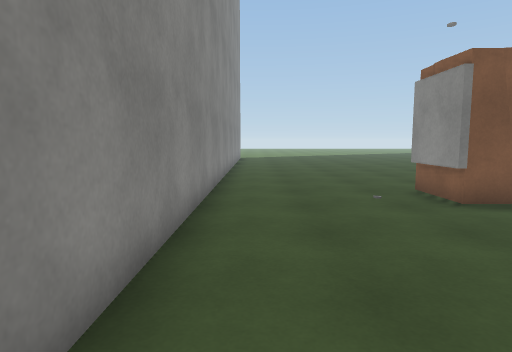
view 1 (above)

16 first-person views from a walk through a scene from a Unity 3-D project. The camera is 1.3 m above the floor, tilts 6° down and sees 75° across. The floor is counted in squares, 1 m on a side. Each view is taken from the middle of a square. On the plan, view 1 faces up. The plan holds only what a view shows up to about 14 squares ahead; the rest is blank. The place goes on beyond the plan. Some animated figures are left out. Surface patterns are stand-ins for the level's own textures.

view 2
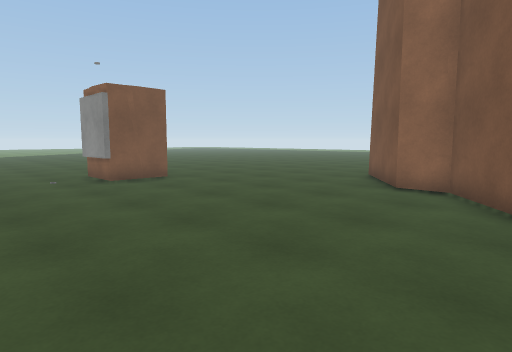

view 3
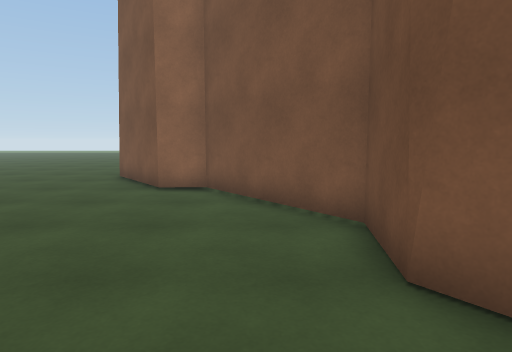

view 4
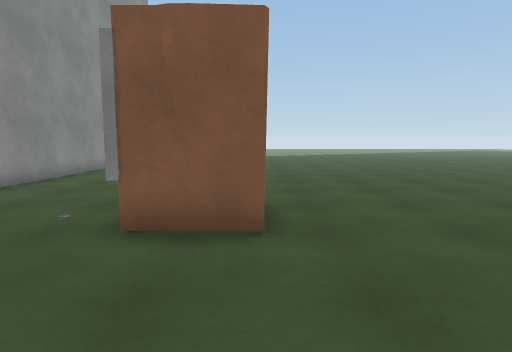

view 5
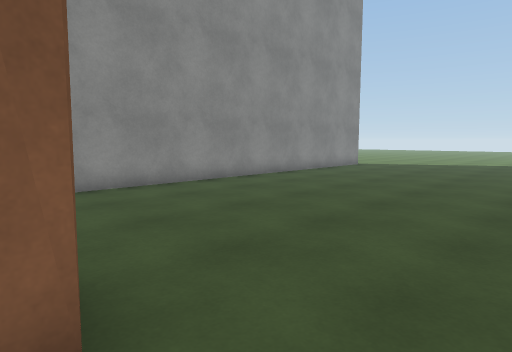

view 6
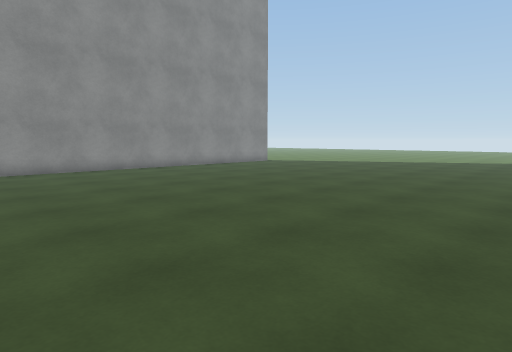

view 7
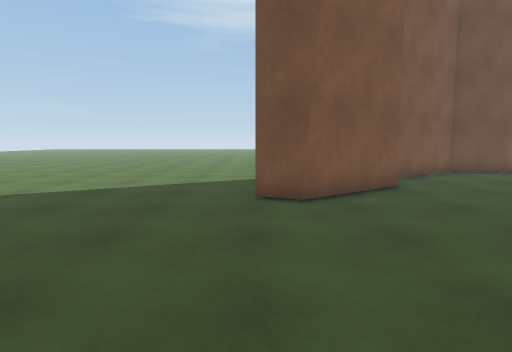

view 8
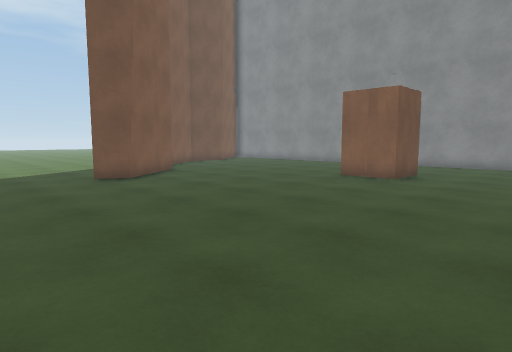

view 9
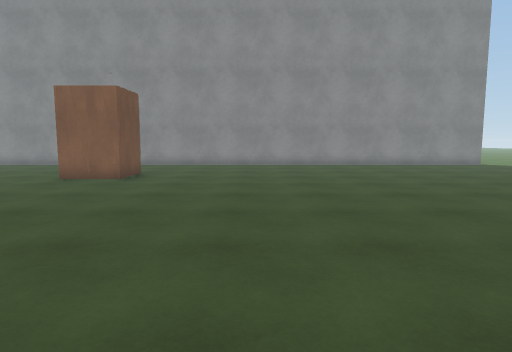

view 10
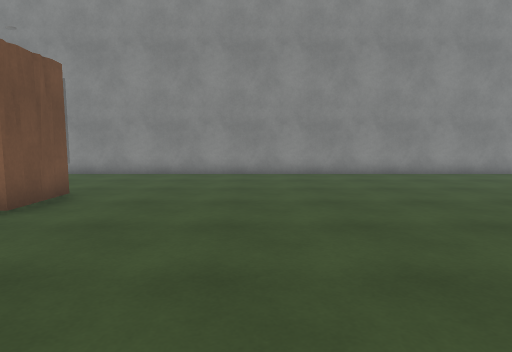

view 11
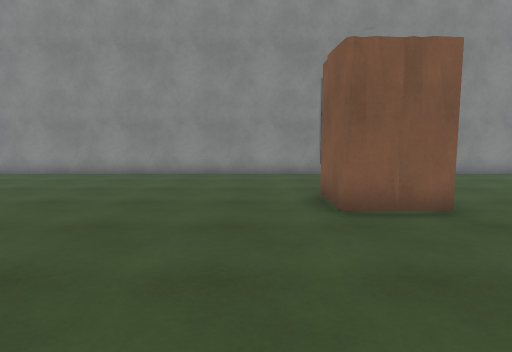

view 12
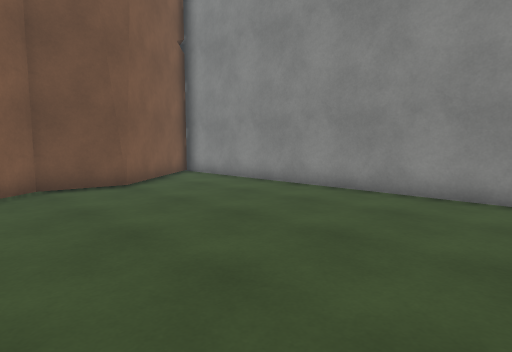

view 13
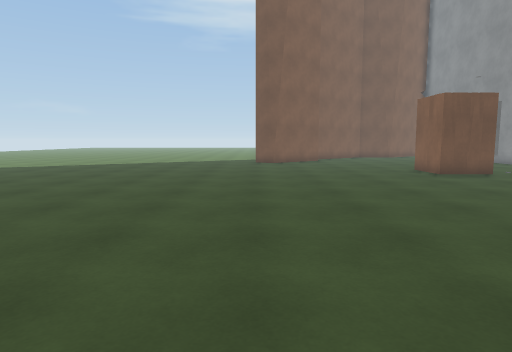

view 14
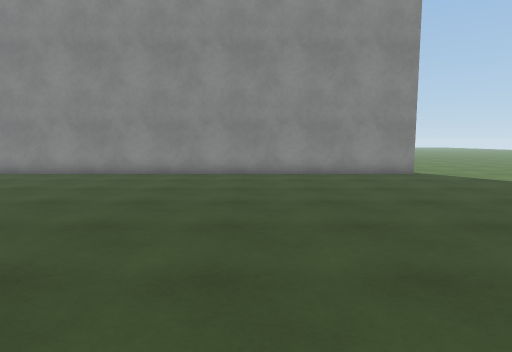

view 15
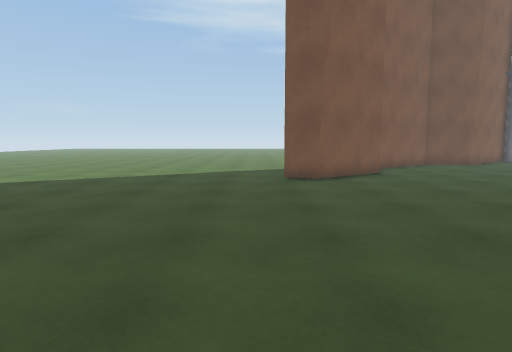

view 16
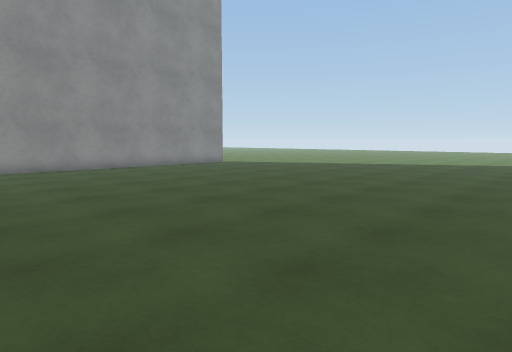

### Floor plan
Points are (right, up) in squares from view 1. A wall is a line through its corners. A room is listed if a view was taken in it or the views show most of it. See-through windows are left out.
Room 1 (views 1, 2, 3, 4, 5, 6, 7, 8, 9, 10, 11, 12, 13, 14, 15, 16)
walls: (6.1, 8.6) (6.1, 6.5) (4.1, 6.5); (4.5, 8.6) (6.1, 8.6) (6.3, 7.2); (-1.2, 21.5) (-1.2, -6.9); (-0.8, -7.2) (2.9, -4.4) (5.1, -4.7) (9, -1.6) (9, -0.3) (12, 1.9) (13, 1.4)
low walls: (4.1, 6.5) (4.1, 7.5)
ways out: opening at (14.5, -0.8)
objects: other object (4, 8)

Where each view was taken, in squares from view 1:
view 1: 0 up, 0 right, facing up
view 2: 4 down, 0 right, facing up-right
view 3: 3 down, 0 right, facing right
view 4: 2 up, 6 right, facing up
view 5: 8 up, 8 right, facing up-left
view 6: 9 up, 14 right, facing up-left
view 7: 9 up, 13 right, facing down
view 8: 13 up, 17 right, facing down-left
view 9: 13 up, 17 right, facing left
view 10: 13 up, 12 right, facing left
view 11: 5 up, 12 right, facing left
view 12: 5 up, 7 right, facing down-left
view 13: 21 up, 13 right, facing down
view 14: 19 up, 12 right, facing left
view 15: 13 up, 14 right, facing down
view 16: 12 up, 15 right, facing up-left
